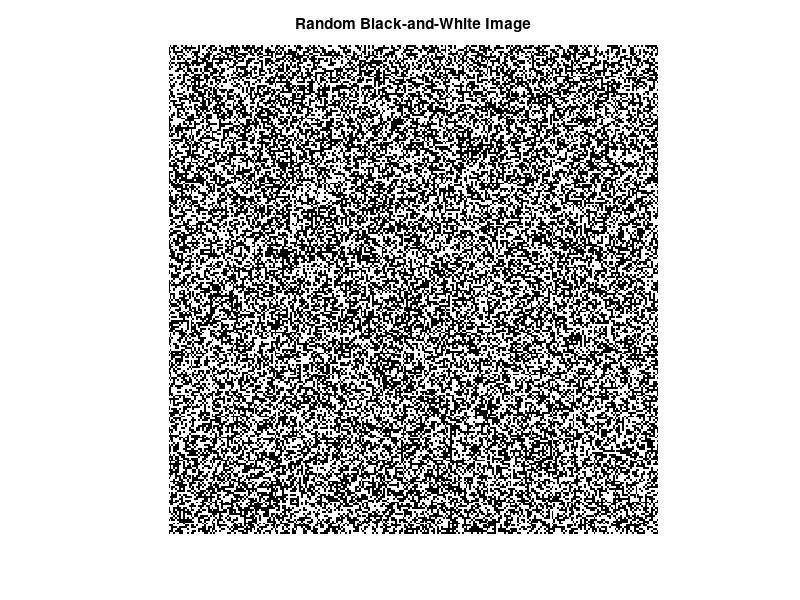

Recreate this plot in MATLAB.
function display_random_bw_image(rows, cols)
    % Display a black-and-white image generated from a random binary matrix.
    if nargin < 1
        rows = 256;
    end
    if nargin < 2
        cols = 256;
    end

    validateattributes(rows, {'numeric'}, {'scalar', 'integer', 'positive', 'finite'});
    validateattributes(cols, {'numeric'}, {'scalar', 'integer', 'positive', 'finite'});

    random_matrix = randi([0, 1], rows, cols);

    figure;
    imagesc(random_matrix);
    colormap(gray(2));
    caxis([0, 1]);
    axis image;
    axis off;
    title('Random Black-and-White Image');
end
